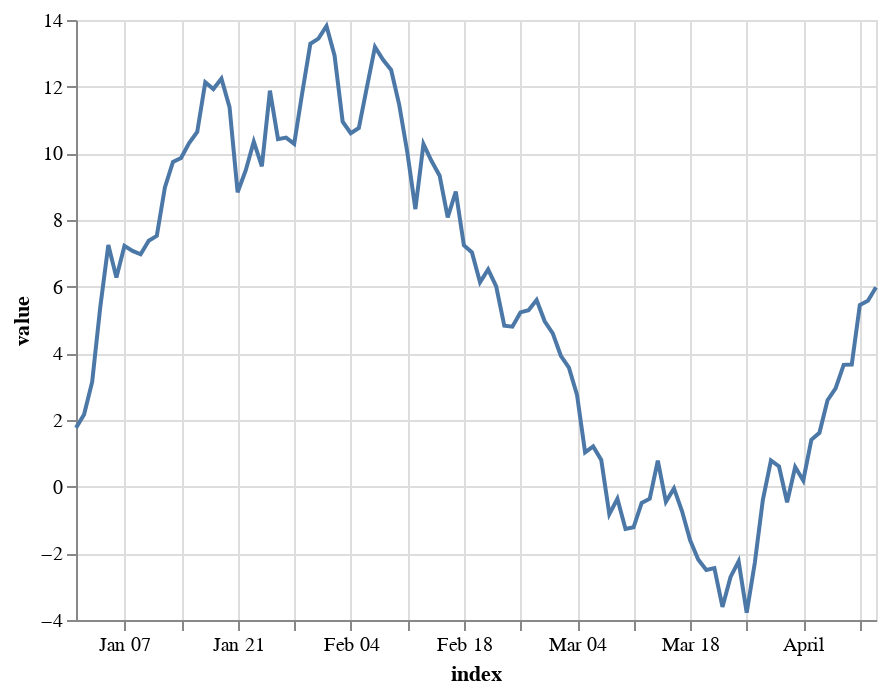

The notebook cell saved with this chart:
### Code cell
alt.Chart(data.reset_index()).mark_line().encode(
    x = 'index:T',
    y = 'value:Q'
)

### Figure 1 — Vega-Lite specification as saved in the notebook (floating-point values rounded to 4 significant figures)
{"$schema": "https://vega.github.io/schema/vega-lite/v2.6.0.json", "config": {"view": {"height": 300, "width": 400}}, "data": {"name": "data-dd19c1c673ba91c82c2873cf9b033163"}, "datasets": {"data-dd19c1c673ba91c82c2873cf9b033163": [{"index": "2018-01-01T00:00:00", "value": 1.764}, {"index": "2018-01-02T00:00:00", "value": 2.164}, {"index": "2018-01-03T00:00:00", "value": 3.143}, {"index": "2018-01-04T00:00:00", "value": 5.384}, {"index": "2018-01-05T00:00:00", "value": 7.251}, {"index": "2018-01-06T00:00:00", "value": 6.274}, {"index": "2018-01-07T00:00:00", "value": 7.224}, {"index": "2018-01-08T00:00:00", "value": 7.073}, {"index": "2018-01-09T00:00:00", "value": 6.97}, {"index": "2018-01-10T00:00:00", "value": 7.38}, {"index": "2018-01-11T00:00:00", "value": 7.524}, {"index": "2018-01-12T00:00:00", "value": 8.979}, {"index": "2018-01-13T00:00:00", "value": 9.74}, {"index": "2018-01-14T00:00:00", "value": 9.861}, {"index": "2018-01-15T00:00:00", "value": 10.31}, {"index": "2018-01-16T00:00:00", "value": 10.64}, {"index": "2018-01-17T00:00:00", "value": 12.13}, {"index": "2018-01-18T00:00:00", "value": 11.93}, {"index": "2018-01-19T00:00:00", "value": 12.24}, {"index": "2018-01-20T00:00:00", "value": 11.39}, {"index": "2018-01-21T00:00:00", "value": 8.834}, {"index": "2018-01-22T00:00:00", "value": 9.487}, {"index": "2018-01-23T00:00:00", "value": 10.35}, {"index": "2018-01-24T00:00:00", "value": 9.61}, {"index": "2018-01-25T00:00:00", "value": 11.88}, {"index": "2018-01-26T00:00:00", "value": 10.42}, {"index": "2018-01-27T00:00:00", "value": 10.47}, {"index": "2018-01-28T00:00:00", "value": 10.28}, {"index": "2018-01-29T00:00:00", "value": 11.82}, {"index": "2018-01-30T00:00:00", "value": 13.29}, {"index": "2018-01-31T00:00:00", "value": 13.44}, {"index": "2018-02-01T00:00:00", "value": 13.82}, {"index": "2018-02-02T00:00:00", "value": 12.93}, {"index": "2018-02-03T00:00:00", "value": 10.95}, {"index": "2018-02-04T00:00:00", "value": 10.6}, {"index": "2018-02-05T00:00:00", "value": 10.76}, {"index": "2018-02-06T00:00:00", "value": 11.99}, {"index": "2018-02-07T00:00:00", "value": 13.19}, {"index": "2018-02-08T00:00:00", "value": 12.8}, {"index": "2018-02-09T00:00:00", "value": 12.5}, {"index": "2018-02-10T00:00:00", "value": 11.45}, {"index": "2018-02-11T00:00:00", "value": 10.03}, {"index": "2018-02-12T00:00:00", "value": 8.327}, {"index": "2018-02-13T00:00:00", "value": 10.28}, {"index": "2018-02-14T00:00:00", "value": 9.768}, {"index": "2018-02-15T00:00:00", "value": 9.33}, {"index": "2018-02-16T00:00:00", "value": 8.077}, {"index": "2018-02-17T00:00:00", "value": 8.855}, {"index": "2018-02-18T00:00:00", "value": 7.241}, {"index": "2018-02-19T00:00:00", "value": 7.028}, {"index": "2018-02-20T00:00:00", "value": 6.132}, {"index": "2018-02-21T00:00:00", "value": 6.519}, {"index": "2018-02-22T00:00:00", "value": 6.009}, {"index": "2018-02-23T00:00:00", "value": 4.828}, {"index": "2018-02-24T00:00:00", "value": 4.8}, {"index": "2018-02-25T00:00:00", "value": 5.228}, {"index": "2018-02-26T00:00:00", "value": 5.295}, {"index": "2018-02-27T00:00:00", "value": 5.597}, {"index": "2018-02-28T00:00:00", "value": 4.963}, {"index": "2018-03-01T00:00:00", "value": 4.6}, {"index": "2018-03-02T00:00:00", "value": 3.928}, {"index": "2018-03-03T00:00:00", "value": 3.568}, {"index": "2018-03-04T00:00:00", "value": 2.755}, {"index": "2018-03-05T00:00:00", "value": 1.029}, {"index": "2018-03-06T00:00:00", "value": 1.206}, {"index": "2018-03-07T00:00:00", "value": 0.8042}, {"index": "2018-03-08T00:00:00", "value": -0.826}, {"index": "2018-03-09T00:00:00", "value": -0.3632}, {"index": "2018-03-10T00:00:00", "value": -1.27}, {"index": "2018-03-11T00:00:00", "value": -1.219}, {"index": "2018-03-12T00:00:00", "value": -0.4894}, {"index": "2018-03-13T00:00:00", "value": -0.3605}, {"index": "2018-03-14T00:00:00", "value": 0.7789}, {"index": "2018-03-15T00:00:00", "value": -0.4559}, {"index": "2018-03-16T00:00:00", "value": -0.05354}, {"index": "2018-03-17T00:00:00", "value": -0.7383}, {"index": "2018-03-18T00:00:00", "value": -1.609}, {"index": "2018-03-19T00:00:00", "value": -2.188}, {"index": "2018-03-20T00:00:00", "value": -2.5}, {"index": "2018-03-21T00:00:00", "value": -2.443}, {"index": "2018-03-22T00:00:00", "value": -3.609}, {"index": "2018-03-23T00:00:00", "value": -2.708}, {"index": "2018-03-24T00:00:00", "value": -2.242}, {"index": "2018-03-25T00:00:00", "value": -3.778}, {"index": "2018-03-26T00:00:00", "value": -2.29}, {"index": "2018-03-27T00:00:00", "value": -0.3941}, {"index": "2018-03-28T00:00:00", "value": 0.7846}, {"index": "2018-03-29T00:00:00", "value": 0.6047}, {"index": "2018-03-30T00:00:00", "value": -0.466}, {"index": "2018-03-31T00:00:00", "value": 0.5884}, {"index": "2018-04-01T00:00:00", "value": 0.1852}, {"index": "2018-04-02T00:00:00", "value": 1.408}, {"index": "2018-04-03T00:00:00", "value": 1.616}, {"index": "2018-04-04T00:00:00", "value": 2.593}, {"index": "2018-04-05T00:00:00", "value": 2.949}, {"index": "2018-04-06T00:00:00", "value": 3.656}, {"index": "2018-04-07T00:00:00", "value": 3.666}, {"index": "2018-04-08T00:00:00", "value": 5.452}, {"index": "2018-04-09T00:00:00", "value": 5.579}, {"index": "2018-04-10T00:00:00", "value": 5.981}]}, "encoding": {"x": {"field": "index", "type": "temporal"}, "y": {"field": "value", "type": "quantitative"}}, "mark": "line"}
